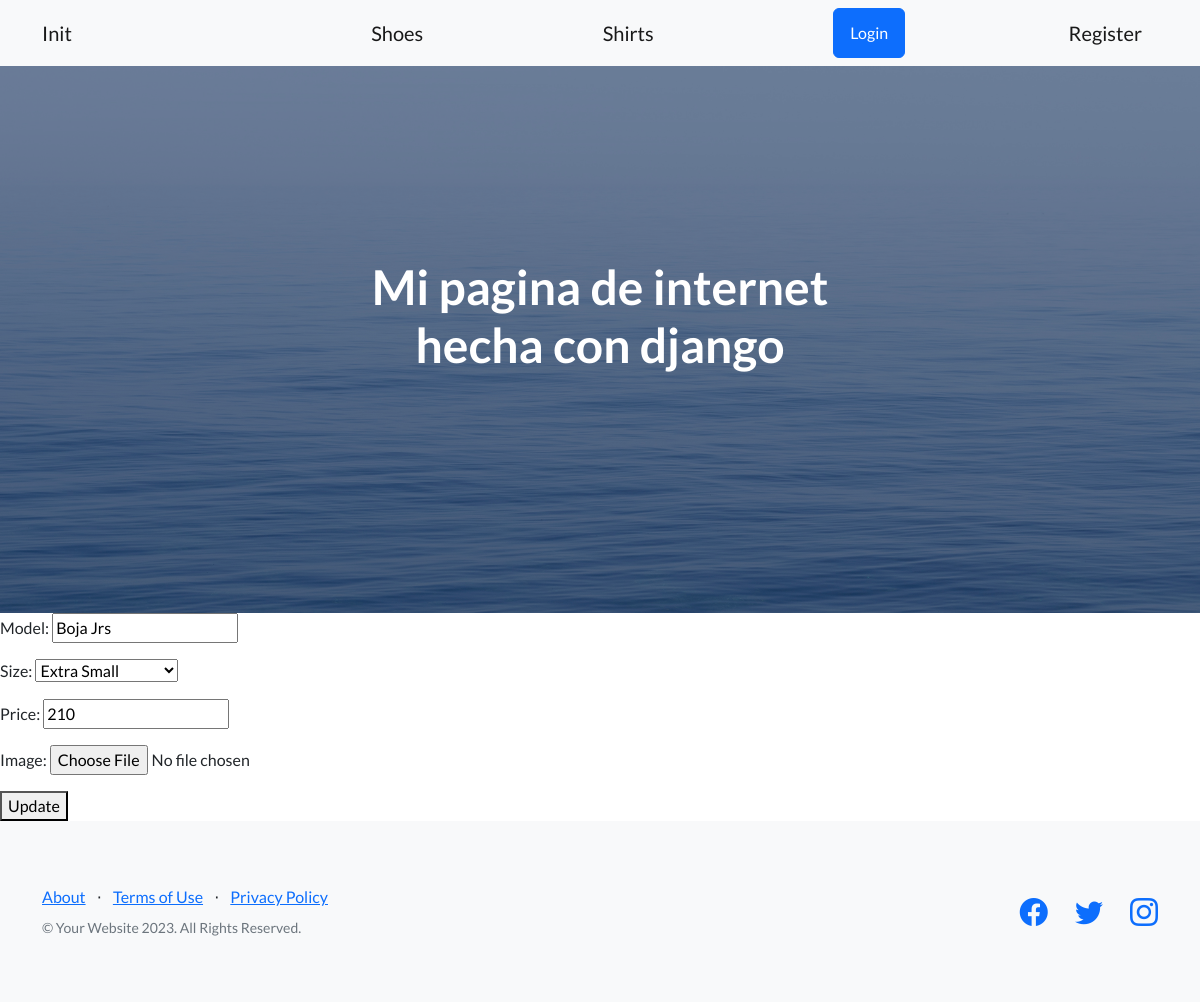
The app's page /app-coder/update-shirt/2 with its own data.
### AppCoder/models.py (models this page shows, shortened)
class Shirt(models.Model):
  SIZES = [
        ('XS', 'Extra Small'),
        ('S', 'Small'),
        ('M', 'Medium'),
        ('L', 'Large'),
        ('X', 'Extra Large'),
        ('XXL', 'Extra Extra Large'),
    ]
  model = models.CharField(max_length=100)
  size = models.CharField(max_length=3, choices=SIZES, default='M')
  price = models.IntegerField()
  image = models.ImageField(upload_to='shirts/', blank=True, null=True)
  class Meta():
    ordering = ('model','size')

### AppCoder/views.py (the view)
# urls.py: path('update-shirt/<pk>', Update_Shirt.as_view(), name='Update_Shirt'),
class Update_Shirt(UpdateView):
  model = Shirt
  template_name = 'update_shirt.html'
  fields = ('__all__')
  success_url = '/app-coder/shirts-list'
  context_object_name = 'shirt'

### AppCoder/templates/update_shirt.html
{% extends 'main.html' %} {% block changing_content %}
<form action="{% url 'Update_Shirt' shirt.id %}" method="POST">
  {% csrf_token %} {{form.as_p}}
  <button type="submit">Update</button>
</form>
{% endblock changing_content %}

### records on screen
Shirt: model "Boja Jrs", size "Extra Small", price "210"
